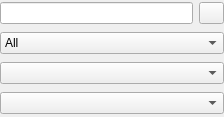
<?xml version="1.0" encoding="UTF-8"?>
<ui version="4.0">
 <class>PlaylistFilterWidget</class>
 <widget class="QWidget" name="PlaylistFilterWidget">
  <property name="geometry">
   <rect>
    <x>0</x>
    <y>0</y>
    <width>224</width>
    <height>117</height>
   </rect>
  </property>
  <property name="windowIcon">
   <iconset theme="text-richtext"/>
  </property>
  <layout class="QGridLayout" name="gridLayout_2">
   <property name="margin">
    <number>0</number>
   </property>
   <item row="0" column="2">
    <widget class="QPushButton" name="buttonClear">
     <property name="maximumSize">
      <size>
       <width>25</width>
       <height>25</height>
      </size>
     </property>
     <property name="toolTip">
      <string>Clear</string>
     </property>
     <property name="icon">
      <iconset theme="edit-clear"/>
     </property>
    </widget>
   </item>
   <item row="0" column="0" colspan="2">
    <widget class="QLineEdit" name="editSearch"/>
   </item>
   <item row="1" column="0" colspan="3">
    <widget class="QComboBox" name="comboType">
     <item>
      <property name="text">
       <string>All</string>
      </property>
     </item>
     <item>
      <property name="text">
       <string>TV</string>
      </property>
     </item>
     <item>
      <property name="text">
       <string>SD</string>
      </property>
     </item>
     <item>
      <property name="text">
       <string>HD</string>
      </property>
     </item>
     <item>
      <property name="text">
       <string>Radio</string>
      </property>
     </item>
    </widget>
   </item>
   <item row="3" column="0" colspan="3">
    <widget class="QComboBox" name="comboLanguage">
     <property name="maxVisibleItems">
      <number>50</number>
     </property>
    </widget>
   </item>
   <item row="2" column="0" colspan="3">
    <widget class="QComboBox" name="comboCategory">
     <property name="maxVisibleItems">
      <number>50</number>
     </property>
    </widget>
   </item>
  </layout>
 </widget>
 <resources/>
 <connections>
  <connection>
   <sender>buttonClear</sender>
   <signal>clicked()</signal>
   <receiver>editSearch</receiver>
   <slot>clear()</slot>
   <hints>
    <hint type="sourcelabel">
     <x>263</x>
     <y>167</y>
    </hint>
    <hint type="destinationlabel">
     <x>234</x>
     <y>167</y>
    </hint>
   </hints>
  </connection>
 </connections>
</ui>
